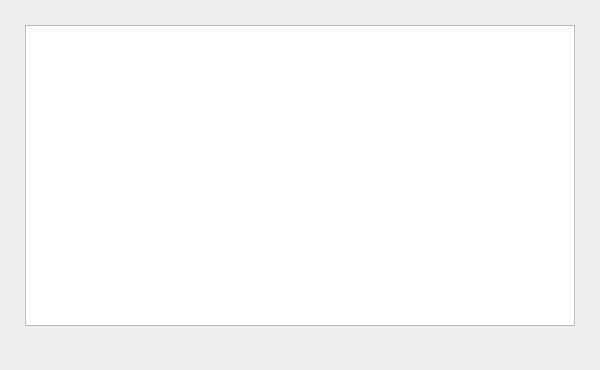
<?xml version="1.0" encoding="UTF-8"?>
<ui version="4.0">
 <class>ProjectList</class>
 <widget class="QWidget" name="ProjectList">
  <property name="geometry">
   <rect>
    <x>0</x>
    <y>0</y>
    <width>600</width>
    <height>370</height>
   </rect>
  </property>
  <property name="windowTitle">
   <string>Form</string>
  </property>
  <widget class="QListWidget" name="projectsTable">
   <property name="geometry">
    <rect>
     <x>25</x>
     <y>25</y>
     <width>550</width>
     <height>301</height>
    </rect>
   </property>
  </widget>
 </widget>
 <resources/>
 <connections/>
</ui>
